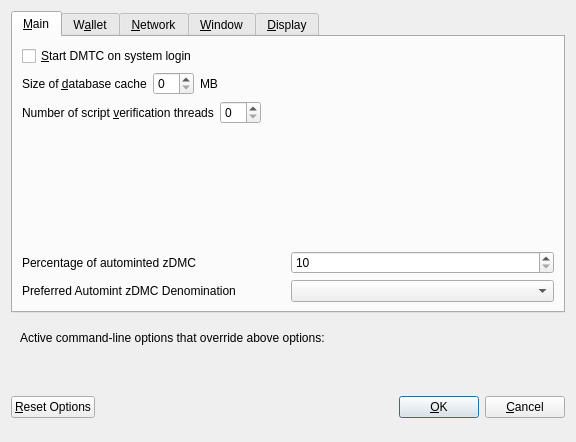
<?xml version="1.0" encoding="UTF-8"?>
<ui version="4.0">
 <class>OptionsDialog</class>
 <widget class="QDialog" name="OptionsDialog">
  <property name="geometry">
   <rect>
    <x>0</x>
    <y>0</y>
    <width>576</width>
    <height>442</height>
   </rect>
  </property>
  <property name="windowTitle">
   <string>Options</string>
  </property>
  <property name="modal">
   <bool>true</bool>
  </property>
  <layout class="QVBoxLayout" name="verticalLayout">
   <item>
    <widget class="QTabWidget" name="tabWidget">
     <property name="currentIndex">
      <number>0</number>
     </property>
     <widget class="QWidget" name="tabMain">
      <attribute name="title">
       <string>&amp;Main</string>
      </attribute>
      <layout class="QVBoxLayout" name="verticalLayout_Main">
       <item>
        <widget class="QCheckBox" name="bitcoinAtStartup">
         <property name="toolTip">
          <string>Automatically start DMTC after logging in to the system.</string>
         </property>
         <property name="text">
          <string>&amp;Start DMTC on system login</string>
         </property>
        </widget>
       </item>
       <item>
        <layout class="QHBoxLayout" name="horizontalLayout_2_Main">
         <item>
          <widget class="QLabel" name="databaseCacheLabel">
           <property name="text">
            <string>Size of &amp;database cache</string>
           </property>
           <property name="textFormat">
            <enum>Qt::PlainText</enum>
           </property>
           <property name="buddy">
            <cstring>databaseCache</cstring>
           </property>
          </widget>
         </item>
         <item>
          <widget class="QSpinBox" name="databaseCache"/>
         </item>
         <item>
          <widget class="QLabel" name="databaseCacheUnitLabel">
           <property name="text">
            <string>MB</string>
           </property>
           <property name="textFormat">
            <enum>Qt::PlainText</enum>
           </property>
          </widget>
         </item>
         <item>
          <spacer name="horizontalSpacer_2_Main">
           <property name="orientation">
            <enum>Qt::Horizontal</enum>
           </property>
           <property name="sizeHint" stdset="0">
            <size>
             <width>40</width>
             <height>20</height>
            </size>
           </property>
          </spacer>
         </item>
        </layout>
       </item>
       <item>
        <layout class="QHBoxLayout" name="horizontalLayout_3_Main">
         <item>
          <widget class="QLabel" name="threadsScriptVerifLabel">
           <property name="text">
            <string>Number of script &amp;verification threads</string>
           </property>
           <property name="textFormat">
            <enum>Qt::PlainText</enum>
           </property>
           <property name="buddy">
            <cstring>threadsScriptVerif</cstring>
           </property>
          </widget>
         </item>
         <item>
          <widget class="QSpinBox" name="threadsScriptVerif">
           <property name="toolTip">
            <string>(0 = auto, &lt;0 = leave that many cores free)</string>
           </property>
          </widget>
         </item>
         <item>
          <spacer name="horizontalSpacer_3_Main">
           <property name="orientation">
            <enum>Qt::Horizontal</enum>
           </property>
           <property name="sizeHint" stdset="0">
            <size>
             <width>40</width>
             <height>20</height>
            </size>
           </property>
          </spacer>
         </item>
        </layout>
       </item>
       <item>
        <spacer name="verticalSpacer_2">
         <property name="orientation">
          <enum>Qt::Vertical</enum>
         </property>
         <property name="sizeHint" stdset="0">
          <size>
           <width>20</width>
           <height>40</height>
          </size>
         </property>
        </spacer>
       </item>
       <item>
        <layout class="QHBoxLayout" name="horizontalLayout_3">
         <item>
          <widget class="QLabel" name="percentage_label">
           <property name="toolTip">
            <string>Percentage of incoming DMC which get automatically converted to zDMC via Zerocoin Protocol (min: 10%)</string>
           </property>
           <property name="text">
            <string>Percentage of autominted zDMC</string>
           </property>
          </widget>
         </item>
         <item>
          <widget class="QSpinBox" name="zeromintPercentage">
           <property name="minimum">
            <number>10</number>
           </property>
           <property name="maximum">
            <number>100</number>
           </property>
          </widget>
         </item>
        </layout>
       </item>
       <item>
        <layout class="QHBoxLayout" name="horizontalLayout" stretch="0,0">
         <property name="sizeConstraint">
          <enum>QLayout::SetFixedSize</enum>
         </property>
         <item>
          <widget class="QLabel" name="labelPreferredDenom">
           <property name="maximumSize">
            <size>
             <width>16777215</width>
             <height>16777215</height>
            </size>
           </property>
           <property name="toolTip">
            <string>Wait with automatic conversion to Zerocoin until enough DMC for this denomination is available</string>
           </property>
           <property name="text">
            <string>Preferred Automint zDMC Denomination</string>
           </property>
          </widget>
         </item>
         <item>
          <widget class="QComboBox" name="preferredDenom">
           <property name="maximumSize">
            <size>
             <width>16777215</width>
             <height>27</height>
            </size>
           </property>
           <property name="toolTip">
            <string>Wait with automatic conversion to Zerocoin until enough DMC for this denomination is available</string>
           </property>
           <property name="maxVisibleItems">
            <number>9</number>
           </property>
           <property name="maxCount">
            <number>9</number>
           </property>
          </widget>
         </item>
        </layout>
       </item>
      </layout>
     </widget>
     <widget class="QWidget" name="tabWallet">
      <attribute name="title">
       <string>W&amp;allet</string>
      </attribute>
      <layout class="QVBoxLayout" name="verticalLayout_Wallet">
       <item>
        <widget class="QGroupBox" name="groupBox">
         <property name="title">
          <string>Expert</string>
         </property>
         <layout class="QVBoxLayout" name="verticalLayout_2">
          <item>
           <widget class="QCheckBox" name="coinControlFeatures">
            <property name="toolTip">
             <string>Whether to show coin control features or not.</string>
            </property>
            <property name="text">
             <string>Enable coin &amp;control features</string>
            </property>
           </widget>
          </item>
          <item>
           <widget class="QCheckBox" name="showMasternodesTab">
            <property name="toolTip">
             <string>Show additional tab listing all your masternodes in first sub-tab&lt;br/&gt;and all masternodes on the network in second sub-tab.</string>
            </property>
            <property name="text">
             <string>Show Masternodes Tab</string>
            </property>
           </widget>
          </item>
          <item>
           <widget class="QCheckBox" name="spendZeroConfChange">
            <property name="toolTip">
             <string>If you disable the spending of unconfirmed change, the change from a transaction&lt;br/&gt;cannot be used until that transaction has at least one confirmation.&lt;br/&gt;This also affects how your balance is computed.</string>
            </property>
            <property name="text">
             <string>&amp;Spend unconfirmed change</string>
            </property>
           </widget>
          </item>
         </layout>
        </widget>
       </item>
       <item>
        <spacer name="verticalSpacer_Wallet">
         <property name="orientation">
          <enum>Qt::Vertical</enum>
         </property>
         <property name="sizeHint" stdset="0">
          <size>
           <width>20</width>
           <height>40</height>
          </size>
         </property>
        </spacer>
       </item>
      </layout>
     </widget>
     <widget class="QWidget" name="tabNetwork">
      <attribute name="title">
       <string>&amp;Network</string>
      </attribute>
      <layout class="QVBoxLayout" name="verticalLayout_Network">
       <item>
        <widget class="QCheckBox" name="mapPortUpnp">
         <property name="toolTip">
          <string>Automatically open the DMTC client port on the router. This only works when your router supports UPnP and it is enabled.</string>
         </property>
         <property name="text">
          <string>Map port using &amp;UPnP</string>
         </property>
        </widget>
       </item>
       <item>
        <widget class="QCheckBox" name="allowIncoming">
         <property name="toolTip">
          <string>Accept connections from outside</string>
         </property>
         <property name="text">
          <string>Allow incoming connections</string>
         </property>
        </widget>
       </item>
       <item>
        <widget class="QCheckBox" name="connectSocks">
         <property name="toolTip">
          <string>Connect to the DMTC network through a SOCKS5 proxy.</string>
         </property>
         <property name="text">
          <string>&amp;Connect through SOCKS5 proxy (default proxy):</string>
         </property>
        </widget>
       </item>
       <item>
        <layout class="QHBoxLayout" name="horizontalLayout_1_Network">
         <item>
          <widget class="QLabel" name="proxyIpLabel">
           <property name="text">
            <string>Proxy &amp;IP:</string>
           </property>
           <property name="textFormat">
            <enum>Qt::PlainText</enum>
           </property>
           <property name="buddy">
            <cstring>proxyIp</cstring>
           </property>
          </widget>
         </item>
         <item>
          <widget class="QValidatedLineEdit" name="proxyIp">
           <property name="minimumSize">
            <size>
             <width>140</width>
             <height>0</height>
            </size>
           </property>
           <property name="maximumSize">
            <size>
             <width>140</width>
             <height>16777215</height>
            </size>
           </property>
           <property name="toolTip">
            <string>IP address of the proxy (e.g. IPv4: 127.0.0.1 / IPv6: ::1)</string>
           </property>
          </widget>
         </item>
         <item>
          <widget class="QLabel" name="proxyPortLabel">
           <property name="text">
            <string>&amp;Port:</string>
           </property>
           <property name="textFormat">
            <enum>Qt::PlainText</enum>
           </property>
           <property name="buddy">
            <cstring>proxyPort</cstring>
           </property>
          </widget>
         </item>
         <item>
          <widget class="QLineEdit" name="proxyPort">
           <property name="minimumSize">
            <size>
             <width>55</width>
             <height>0</height>
            </size>
           </property>
           <property name="maximumSize">
            <size>
             <width>55</width>
             <height>16777215</height>
            </size>
           </property>
           <property name="toolTip">
            <string>Port of the proxy (e.g. 9050)</string>
           </property>
          </widget>
         </item>
         <item>
          <spacer name="horizontalSpacer_1_Network">
           <property name="orientation">
            <enum>Qt::Horizontal</enum>
           </property>
           <property name="sizeHint" stdset="0">
            <size>
             <width>40</width>
             <height>20</height>
            </size>
           </property>
          </spacer>
         </item>
        </layout>
       </item>
       <item>
        <spacer name="verticalSpacer_Network">
         <property name="orientation">
          <enum>Qt::Vertical</enum>
         </property>
         <property name="sizeHint" stdset="0">
          <size>
           <width>20</width>
           <height>40</height>
          </size>
         </property>
        </spacer>
       </item>
      </layout>
     </widget>
     <widget class="QWidget" name="tabWindow">
      <attribute name="title">
       <string>&amp;Window</string>
      </attribute>
      <layout class="QVBoxLayout" name="verticalLayout_Window">
       <item>
        <widget class="QCheckBox" name="minimizeToTray">
         <property name="toolTip">
          <string>Show only a tray icon after minimizing the window.</string>
         </property>
         <property name="text">
          <string>&amp;Minimize to the tray instead of the taskbar</string>
         </property>
        </widget>
       </item>
       <item>
        <widget class="QCheckBox" name="minimizeOnClose">
         <property name="toolTip">
          <string>Minimize instead of exit the application when the window is closed. When this option is enabled, the application will be closed only after selecting Quit in the menu.</string>
         </property>
         <property name="text">
          <string>M&amp;inimize on close</string>
         </property>
        </widget>
       </item>
       <item>
        <spacer name="verticalSpacer_Window">
         <property name="orientation">
          <enum>Qt::Vertical</enum>
         </property>
         <property name="sizeHint" stdset="0">
          <size>
           <width>20</width>
           <height>40</height>
          </size>
         </property>
        </spacer>
       </item>
      </layout>
     </widget>
     <widget class="QWidget" name="tabDisplay">
      <attribute name="title">
       <string>&amp;Display</string>
      </attribute>
      <layout class="QVBoxLayout" name="verticalLayout_Display">
       <item>
        <layout class="QHBoxLayout" name="horizontalLayout_1_Display">
         <item>
          <widget class="QLabel" name="langLabel">
           <property name="text">
            <string>User Interface &amp;language:</string>
           </property>
           <property name="textFormat">
            <enum>Qt::PlainText</enum>
           </property>
           <property name="buddy">
            <cstring>lang</cstring>
           </property>
          </widget>
         </item>
         <item>
          <widget class="QValueComboBox" name="lang">
           <property name="toolTip">
            <string>The user interface language can be set here. This setting will take effect after restarting DMTC.</string>
           </property>
          </widget>
         </item>
        </layout>
       </item>
       <item>
        <widget class="QLabel" name="label_3">
         <property name="toolTip">
          <string notr="true"/>
         </property>
         <property name="statusTip">
          <string notr="true"/>
         </property>
         <property name="whatsThis">
          <string notr="true"/>
         </property>
         <property name="accessibleName">
          <string notr="true"/>
         </property>
         <property name="text">
          <string>Language missing or translation incomplete? Help contributing translations here:
https://www.transifex.com/dmtccoin/dmtccoin-translations</string>
         </property>
         <property name="wordWrap">
          <bool>true</bool>
         </property>
         <property name="openExternalLinks">
          <bool>true</bool>
         </property>
         <property name="textInteractionFlags">
          <set>Qt::TextBrowserInteraction</set>
         </property>
        </widget>
       </item>
       <item>
        <layout class="QHBoxLayout" name="horizontalLayout_4_Display" stretch="0,0">
         <item>
          <widget class="QLabel" name="themeLabel">
           <property name="text">
            <string>User Interface Theme:</string>
           </property>
          </widget>
         </item>
         <item>
          <widget class="QValueComboBox" name="theme"/>
         </item>
        </layout>
       </item>
       <item>
        <widget class="Line" name="line">
         <property name="orientation">
          <enum>Qt::Horizontal</enum>
         </property>
        </widget>
       </item>
       <item>
        <layout class="QHBoxLayout" name="horizontalLayout_2_Display">
         <item>
          <widget class="QLabel" name="unitLabel">
           <property name="text">
            <string>&amp;Unit to show amounts in:</string>
           </property>
           <property name="textFormat">
            <enum>Qt::PlainText</enum>
           </property>
           <property name="buddy">
            <cstring>unit</cstring>
           </property>
          </widget>
         </item>
         <item>
          <widget class="QValueComboBox" name="unit">
           <property name="toolTip">
            <string>Choose the default subdmtcsion unit to show in the interface and when sending coins.</string>
           </property>
          </widget>
         </item>
        </layout>
       </item>
       <item>
        <layout class="QHBoxLayout" name="horizontalLayout_5_Display">
         <item>
          <widget class="QLabel" name="digitsLabel">
           <property name="text">
            <string>Decimal digits</string>
           </property>
          </widget>
         </item>
         <item>
          <widget class="QValueComboBox" name="digits"/>
         </item>
        </layout>
       </item>
       <item>
        <layout class="QHBoxLayout" name="horizontalLayout_3_Display">
         <item>
          <widget class="QLabel" name="thirdPartyTxUrlsLabel">
           <property name="toolTip">
            <string>Third party URLs (e.g. a block explorer) that appear in the transactions tab as context menu items. %s in the URL is replaced by transaction hash. Multiple URLs are separated by vertical bar |.</string>
           </property>
           <property name="text">
            <string>Third party transaction URLs</string>
           </property>
           <property name="buddy">
            <cstring>thirdPartyTxUrls</cstring>
           </property>
          </widget>
         </item>
         <item>
          <widget class="QLineEdit" name="thirdPartyTxUrls">
           <property name="toolTip">
            <string>Third party URLs (e.g. a block explorer) that appear in the transactions tab as context menu items. %s in the URL is replaced by transaction hash. Multiple URLs are separated by vertical bar |.</string>
           </property>
          </widget>
         </item>
        </layout>
       </item>
       <item>
        <spacer name="verticalSpacer">
         <property name="orientation">
          <enum>Qt::Vertical</enum>
         </property>
         <property name="sizeHint" stdset="0">
          <size>
           <width>20</width>
           <height>40</height>
          </size>
         </property>
        </spacer>
       </item>
      </layout>
     </widget>
    </widget>
   </item>
   <item>
    <widget class="QFrame" name="frame">
     <layout class="QVBoxLayout" name="verticalLayout_Bottom">
      <item>
       <layout class="QHBoxLayout" name="horizontalLayout_Bottom">
        <item>
         <widget class="QLabel" name="overriddenByCommandLineInfoLabel">
          <property name="text">
           <string>Active command-line options that override above options:</string>
          </property>
          <property name="textFormat">
           <enum>Qt::PlainText</enum>
          </property>
         </widget>
        </item>
        <item>
         <spacer name="horizontalSpacer_Bottom">
          <property name="orientation">
           <enum>Qt::Horizontal</enum>
          </property>
          <property name="sizeHint" stdset="0">
           <size>
            <width>40</width>
            <height>20</height>
           </size>
          </property>
         </spacer>
        </item>
       </layout>
      </item>
      <item>
       <widget class="QLabel" name="overriddenByCommandLineLabel">
        <property name="text">
         <string/>
        </property>
        <property name="textFormat">
         <enum>Qt::PlainText</enum>
        </property>
        <property name="wordWrap">
         <bool>true</bool>
        </property>
       </widget>
      </item>
     </layout>
    </widget>
   </item>
   <item>
    <layout class="QHBoxLayout" name="horizontalLayout_Buttons">
     <item>
      <widget class="QPushButton" name="resetButton">
       <property name="toolTip">
        <string>Reset all client options to default.</string>
       </property>
       <property name="text">
        <string>&amp;Reset Options</string>
       </property>
       <property name="autoDefault">
        <bool>false</bool>
       </property>
      </widget>
     </item>
     <item>
      <spacer name="horizontalSpacer_1">
       <property name="orientation">
        <enum>Qt::Horizontal</enum>
       </property>
       <property name="sizeHint" stdset="0">
        <size>
         <width>40</width>
         <height>48</height>
        </size>
       </property>
      </spacer>
     </item>
     <item>
      <widget class="QLabel" name="statusLabel">
       <property name="minimumSize">
        <size>
         <width>200</width>
         <height>0</height>
        </size>
       </property>
       <property name="font">
        <font>
         <weight>75</weight>
         <bold>true</bold>
        </font>
       </property>
       <property name="text">
        <string/>
       </property>
       <property name="textFormat">
        <enum>Qt::PlainText</enum>
       </property>
       <property name="wordWrap">
        <bool>true</bool>
       </property>
      </widget>
     </item>
     <item>
      <spacer name="horizontalSpacer_2">
       <property name="orientation">
        <enum>Qt::Horizontal</enum>
       </property>
       <property name="sizeHint" stdset="0">
        <size>
         <width>40</width>
         <height>48</height>
        </size>
       </property>
      </spacer>
     </item>
     <item>
      <widget class="QPushButton" name="okButton">
       <property name="text">
        <string>&amp;OK</string>
       </property>
       <property name="autoDefault">
        <bool>false</bool>
       </property>
       <property name="default">
        <bool>true</bool>
       </property>
      </widget>
     </item>
     <item>
      <widget class="QPushButton" name="cancelButton">
       <property name="text">
        <string>&amp;Cancel</string>
       </property>
       <property name="autoDefault">
        <bool>false</bool>
       </property>
      </widget>
     </item>
    </layout>
   </item>
  </layout>
 </widget>
 <customwidgets>
  <customwidget>
   <class>QValidatedLineEdit</class>
   <extends>QLineEdit</extends>
   <header>qvalidatedlineedit.h</header>
  </customwidget>
  <customwidget>
   <class>QValueComboBox</class>
   <extends>QComboBox</extends>
   <header>qvaluecombobox.h</header>
  </customwidget>
 </customwidgets>
 <resources/>
 <connections/>
</ui>
